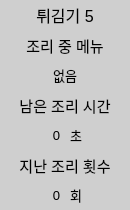
    <widget class="QWidget" name="wg_5" native="true">
     <property name="geometry">
      <rect>
       <x>545</x>
       <y>5</y>
       <width>130</width>
       <height>210</height>
      </rect>
     </property>
     <property name="styleSheet">
      <string notr="true">background-color: rgb(207, 207, 207);</string>
     </property>
     <widget class="QLabel" name="wg_1_lb_25">
      <property name="geometry">
       <rect>
        <x>0</x>
        <y>0</y>
        <width>130</width>
        <height>30</height>
       </rect>
      </property>
      <property name="font">
       <font>
        <pointsize>12</pointsize>
        <weight>50</weight>
        <bold>false</bold>
       </font>
      </property>
      <property name="text">
       <string>튀김기 5</string>
      </property>
      <property name="alignment">
       <set>Qt::AlignCenter</set>
      </property>
      <property name="wordWrap">
       <bool>true</bool>
      </property>
      <property name="margin">
       <number>3</number>
      </property>
     </widget>
     <widget class="QLabel" name="wg_1_lb_26">
      <property name="geometry">
       <rect>
        <x>0</x>
        <y>30</y>
        <width>130</width>
        <height>30</height>
       </rect>
      </property>
      <property name="font">
       <font>
        <pointsize>11</pointsize>
        <weight>50</weight>
        <bold>false</bold>
       </font>
      </property>
      <property name="text">
       <string>조리 중 메뉴</string>
      </property>
      <property name="alignment">
       <set>Qt::AlignCenter</set>
      </property>
      <property name="wordWrap">
       <bool>true</bool>
      </property>
      <property name="margin">
       <number>3</number>
      </property>
     </widget>
     <widget class="QLabel" name="fr_5_lb_menu">
      <property name="geometry">
       <rect>
        <x>0</x>
        <y>60</y>
        <width>130</width>
        <height>30</height>
       </rect>
      </property>
      <property name="font">
       <font>
        <pointsize>10</pointsize>
        <weight>50</weight>
        <bold>false</bold>
       </font>
      </property>
      <property name="text">
       <string>없음</string>
      </property>
      <property name="alignment">
       <set>Qt::AlignCenter</set>
      </property>
      <property name="wordWrap">
       <bool>true</bool>
      </property>
      <property name="margin">
       <number>3</number>
      </property>
     </widget>
     <widget class="QLabel" name="wg_1_lb_27">
      <property name="geometry">
       <rect>
        <x>0</x>
        <y>90</y>
        <width>130</width>
        <height>30</height>
       </rect>
      </property>
      <property name="font">
       <font>
        <pointsize>11</pointsize>
        <weight>50</weight>
        <bold>false</bold>
       </font>
      </property>
      <property name="text">
       <string>남은 조리 시간</string>
      </property>
      <property name="alignment">
       <set>Qt::AlignCenter</set>
      </property>
      <property name="wordWrap">
       <bool>true</bool>
      </property>
      <property name="margin">
       <number>3</number>
      </property>
     </widget>
     <widget class="QLabel" name="fr_5_lb_sec">
      <property name="geometry">
       <rect>
        <x>0</x>
        <y>120</y>
        <width>60</width>
        <height>30</height>
       </rect>
      </property>
      <property name="font">
       <font>
        <pointsize>10</pointsize>
        <weight>50</weight>
        <bold>false</bold>
       </font>
      </property>
      <property name="text">
       <string>0</string>
      </property>
      <property name="alignment">
       <set>Qt::AlignRight|Qt::AlignTrailing|Qt::AlignVCenter</set>
      </property>
      <property name="wordWrap">
       <bool>false</bool>
      </property>
      <property name="margin">
       <number>3</number>
      </property>
     </widget>
     <widget class="QLabel" name="wg_1_lb_28">
      <property name="geometry">
       <rect>
        <x>0</x>
        <y>150</y>
        <width>130</width>
        <height>30</height>
       </rect>
      </property>
      <property name="font">
       <font>
        <pointsize>11</pointsize>
        <weight>50</weight>
        <bold>false</bold>
       </font>
      </property>
      <property name="text">
       <string>지난 조리 횟수</string>
      </property>
      <property name="alignment">
       <set>Qt::AlignCenter</set>
      </property>
      <property name="wordWrap">
       <bool>true</bool>
      </property>
      <property name="margin">
       <number>3</number>
      </property>
     </widget>
     <widget class="QLabel" name="fr_5_lb_count">
      <property name="geometry">
       <rect>
        <x>0</x>
        <y>180</y>
        <width>60</width>
        <height>30</height>
       </rect>
      </property>
      <property name="font">
       <font>
        <pointsize>10</pointsize>
        <weight>50</weight>
        <bold>false</bold>
       </font>
      </property>
      <property name="text">
       <string>0</string>
      </property>
      <property name="alignment">
       <set>Qt::AlignRight|Qt::AlignTrailing|Qt::AlignVCenter</set>
      </property>
      <property name="wordWrap">
       <bool>true</bool>
      </property>
      <property name="margin">
       <number>3</number>
      </property>
     </widget>
     <widget class="QLabel" name="wg_1_lb_29">
      <property name="geometry">
       <rect>
        <x>70</x>
        <y>120</y>
        <width>60</width>
        <height>30</height>
       </rect>
      </property>
      <property name="font">
       <font>
        <pointsize>10</pointsize>
        <weight>50</weight>
        <bold>false</bold>
       </font>
      </property>
      <property name="text">
       <string>초</string>
      </property>
      <property name="wordWrap">
       <bool>true</bool>
      </property>
      <property name="margin">
       <number>3</number>
      </property>
     </widget>
     <widget class="QLabel" name="wg_1_lb_30">
      <property name="geometry">
       <rect>
        <x>70</x>
        <y>180</y>
        <width>60</width>
        <height>30</height>
       </rect>
      </property>
      <property name="font">
       <font>
        <pointsize>10</pointsize>
        <weight>50</weight>
        <bold>false</bold>
       </font>
      </property>
      <property name="text">
       <string>회</string>
      </property>
      <property name="alignment">
       <set>Qt::AlignLeading|Qt::AlignLeft|Qt::AlignVCenter</set>
      </property>
      <property name="wordWrap">
       <bool>true</bool>
      </property>
      <property name="margin">
       <number>3</number>
      </property>
     </widget>
    </widget>
